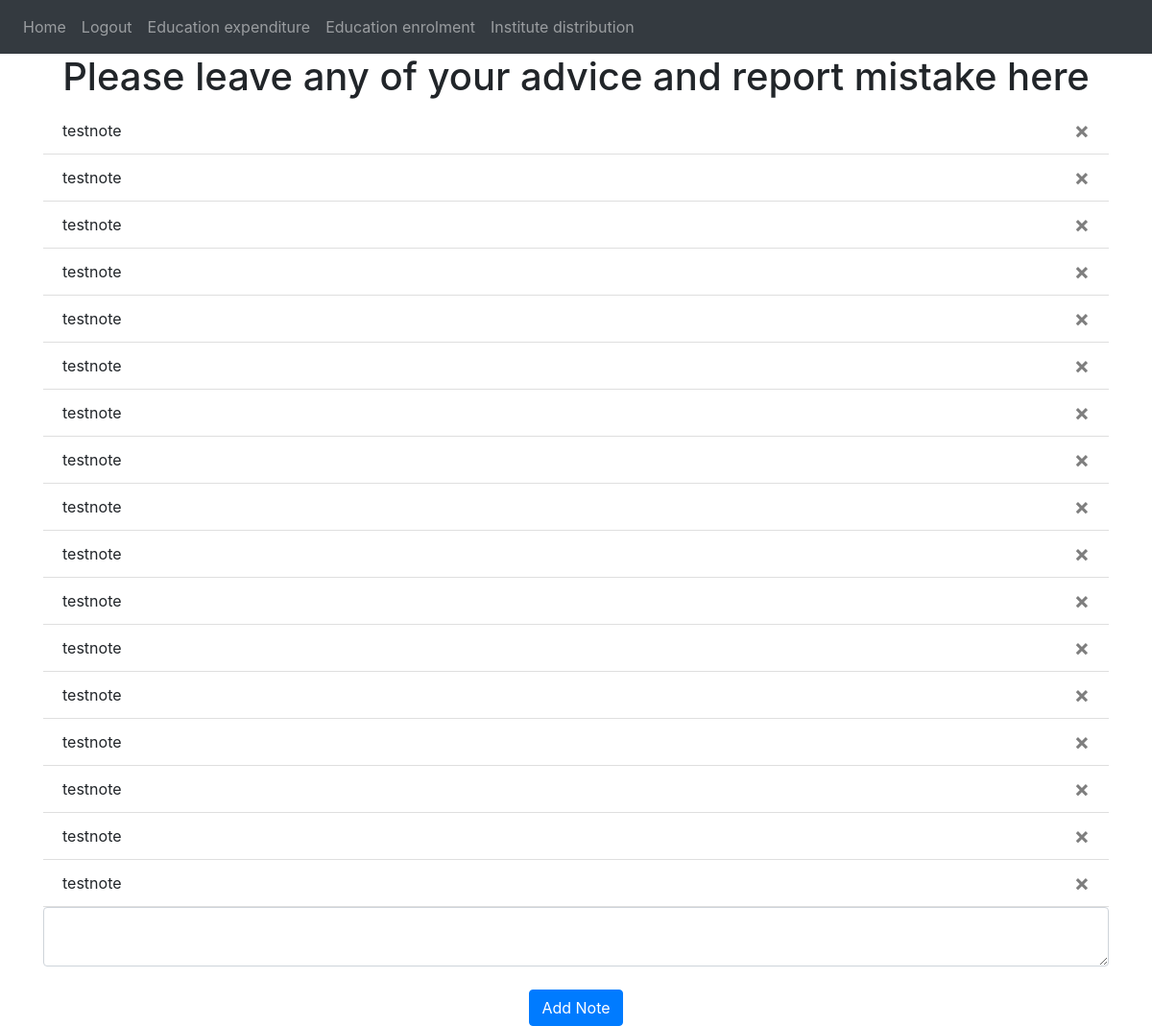
The app's page / (signed in) with its own data.
### flaskapp/models.py (models this page shows)
class Note(db.Model):
    id = db.Column(db.Integer, primary_key=True)
    data = db.Column(db.String)
    date = db.Column(db.DateTime(timezone=True), default=func.now())
    user_id = db.Column(db.Integer, db.ForeignKey('user.id'))

### flaskapp/views.py (the view, shortened to what this page needs)
@views.route('/', methods=['GET', 'POST'])
@login_required
def home():
    return render_template("home.html", user=current_user)

### flaskapp/templates/home.html (shortened to what this page needs)
{% extends "base.html" %}
{% block content %}
  <h1 align="center">Please leave any of your advice and report mistake here</h1>
  <ul class="list-group list-group-flush" id="notes">
    {% for note in user.notes %}
      <li class="list-group-item">
        {{ note.data }}
        <button type="button" class="close" onClick="deleteNote({{ note.id }})">
          <span aria-hidden="true">&times;</span>
        </button>
      </li>
    {% endfor %}
  </ul>
  <form method="POST">
    <textarea name="note" id="note" class="form-control"></textarea>
    <br />
    <div align="center">
      <button type="submit" class="btn btn-primary">Add Note</button>
    </div>
  </form>
{% endblock %}

### flaskapp/templates/base.html (shortened to what this page needs)
<!DOCTYPE html>
<html>
  <head>
    <link
      rel="stylesheet"
      href="https://stackpath.bootstrapcdn.com/bootstrap/4.4.1/css/bootstrap.min.css"
    />
    <link
      rel="stylesheet"
      href="https://stackpath.bootstrapcdn.com/font-awesome/4.7.0/css/font-awesome.min.css"
    />
  </head>
  <body>
    <nav class="navbar navbar-expand-lg navbar-dark bg-dark">
      <div class="collapse navbar-collapse" id="navbar">
        <div class="navbar-nav">
          {% if user.is_authenticated %}
          <a class="nav-item nav-link" id="home" href="/">Home</a>
          <a class="nav-item nav-link" id="logout" href="/logout">Logout</a>
          <a class="nav-item nav-link" id="Education_expenditure" href="/Education_expenditure">Education expenditure</a>
          <a class="nav-item nav-link" id="Education_enrolment" href="/Education_enrolment">Education enrolment</a>
          <a class="nav-item nav-link" id="Institute_distribution" href="/Institute_distribution">Institute distribution</a>
          {% else %}
          <a class="nav-item nav-link" id="login" href="/login">Login</a>
          <a class="nav-item nav-link" id="signUp" href="/sign-up">Sign Up</a>
          {% endif %}
        </div>
      </div>
    </nav>
    <div class="container">{% block content %} {% endblock %}</div>
      </body>
    </html>

### records on screen
Note: data "testnote"
Note: data "testnote"
Note: data "testnote"
Note: data "testnote"
Note: data "testnote"
Note: data "testnote"
Note: data "testnote"
Note: data "testnote"
Note: data "testnote"
Note: data "testnote"
Note: data "testnote"
Note: data "testnote"
Note: data "testnote"
Note: data "testnote"
Note: data "testnote"
Note: data "testnote"
Note: data "testnote"
